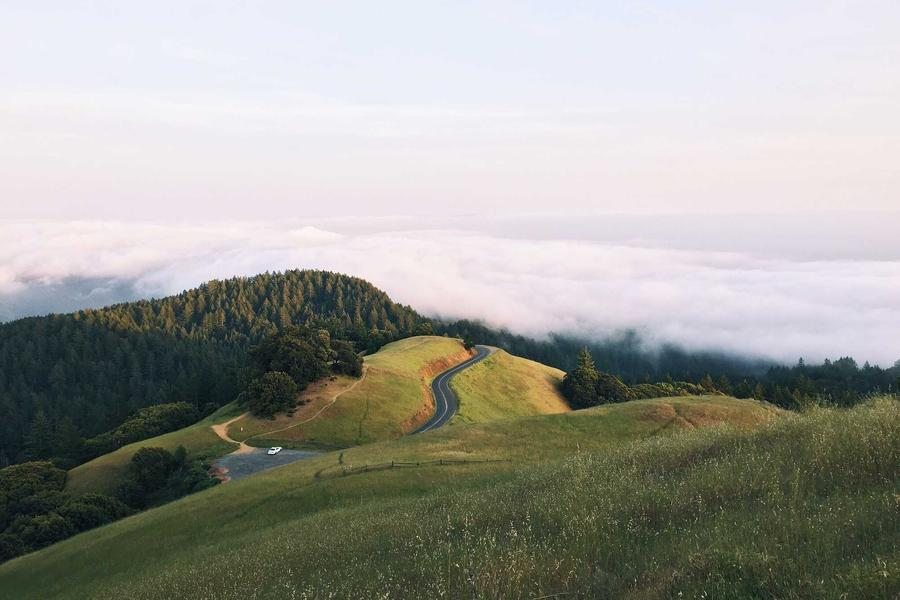
#> input picture images/navjot_a.jpg, 900 x 600 px
$ jupyter execute lab3.ipynb
#> lines starting #> are read from the running program, lines starting #| are printed output that depends on the picture; after the words box and inside, x2 and y2 are one past the last pixel; in counts of white or black regions, pixels touching at a corner belong together
# Practical 3 - Border and Complement

Aim: Add a border to grayscale and binary images and find binary and grayscale complements.

[cell 1]
import cv2
import numpy as np
import matplotlib.pyplot as plt

print("Name: Navjot Singh")
print("Roll No: 2025010071")

img = cv2.imread("images/navjot_a.jpg", cv2.IMREAD_GRAYSCALE)
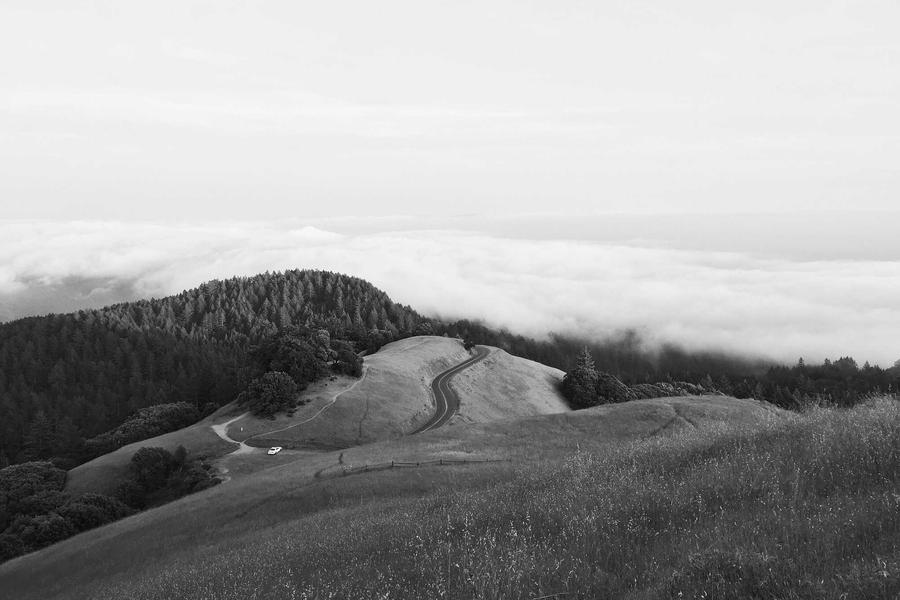
#> img: shape (600, 900); min 0, max 255, mean 157.1

plt.figure(figsize=(8, 5))
plt.imshow(img, cmap="gray")
plt.title("Grayscale Image")
plt.axis("off")
plt.show()

[cell 2]
# gray border
width = 30
color = 200
rows, cols = img.shape
#> rows = 600; cols = 900

padded = np.full((rows + 2 * width, cols + 2 * width), color, dtype=np.uint8)
padded[width:width + rows, width:width + cols] = img
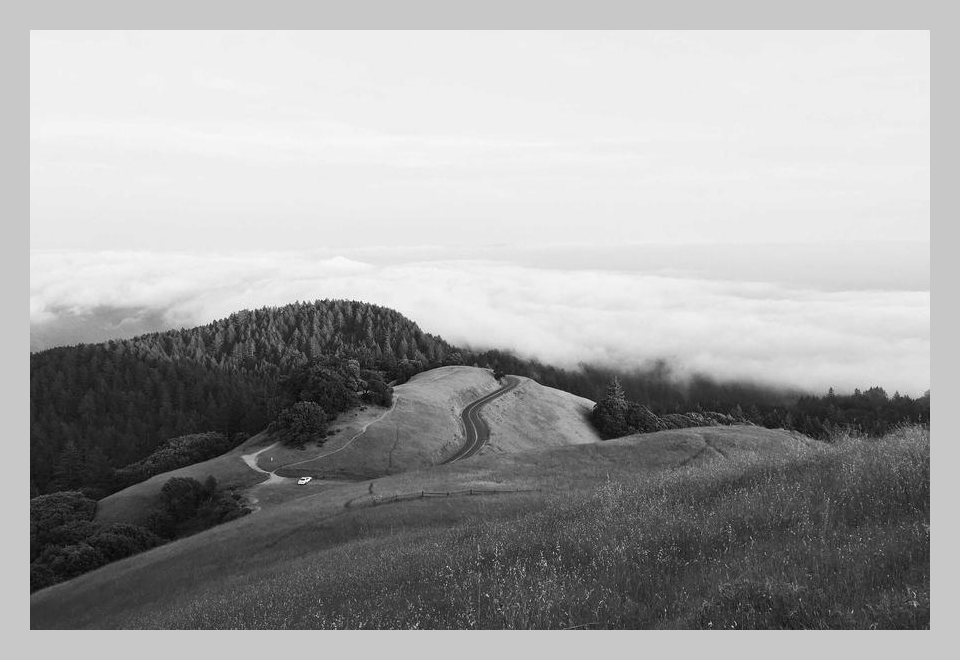
#> padded: shape (660, 960); min 0, max 255, mean 163.4

plt.figure(figsize=(10, 4))
plt.subplot(1, 2, 1)
plt.imshow(img, cmap="gray")
plt.title("Original Image")
plt.axis("off")

plt.subplot(1, 2, 2)
plt.imshow(padded, cmap="gray")
plt.title("Image with Border")
plt.axis("off")

plt.tight_layout()
plt.show()
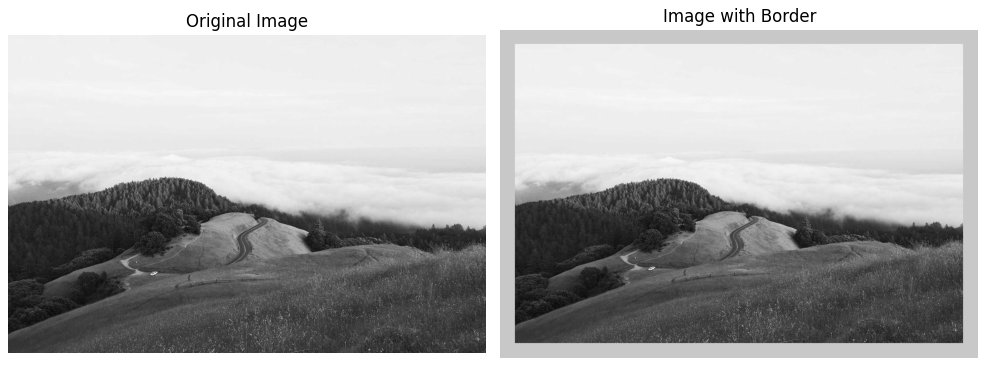
#> figure drawn by matplotlib, 2 panels

[cell 3]
# binary image and its border
_, binary = cv2.threshold(img, 127, 255, cv2.THRESH_BINARY)
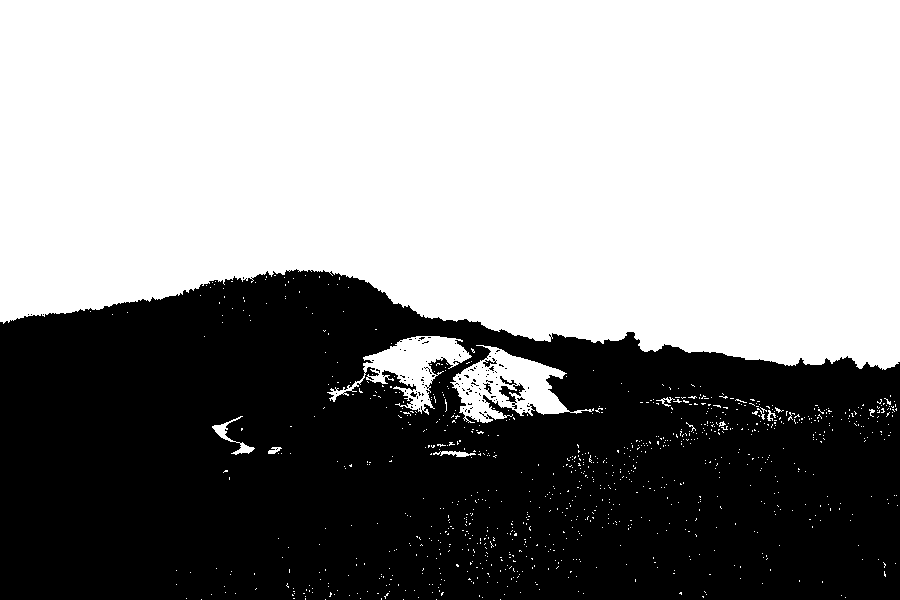
#> binary: shape (600, 900); 55.8% white; 106 black regions (101 under 20 px), largest, box (x1, y1, x2, y2) and area: (0, 269, 900, 600) 238234, (499, 376, 525, 409) 270, (483, 358, 497, 367) 52, (483, 383, 492, 394) 38, (410, 392, 417, 397) 21
binary_width = 20
binary_color = 255
rows, cols = binary.shape

padded_binary = np.full((rows + 2 * binary_width, cols + 2 * binary_width), binary_color, dtype=np.uint8)
padded_binary[binary_width:binary_width + rows, binary_width:binary_width + cols] = binary
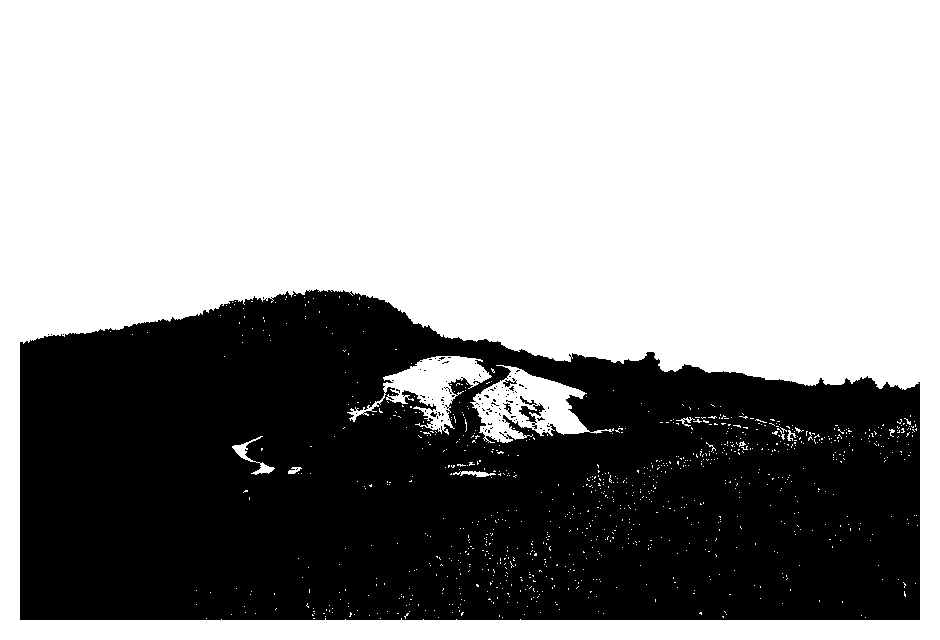
#> padded_binary: shape (640, 940); 60.3% white; 106 black regions (101 under 20 px), largest, box (x1, y1, x2, y2) and area: (20, 289, 920, 620) 238234, (519, 396, 545, 429) 270, (503, 378, 517, 387) 52, (503, 403, 512, 414) 38, (430, 412, 437, 417) 21

plt.figure(figsize=(10, 4))
plt.subplot(1, 2, 1)
plt.imshow(binary, cmap="gray")
plt.title("Binary Image")
plt.axis("off")

plt.subplot(1, 2, 2)
plt.imshow(padded_binary, cmap="gray")
plt.title("Binary Image with Border")
plt.axis("off")

plt.tight_layout()
plt.show()

[cell 4]
# complements of the binary and gray images
binary_01 = (binary > 0).astype(np.uint8)
complement_binary = 1 - binary_01
complement_gray = 255 - img
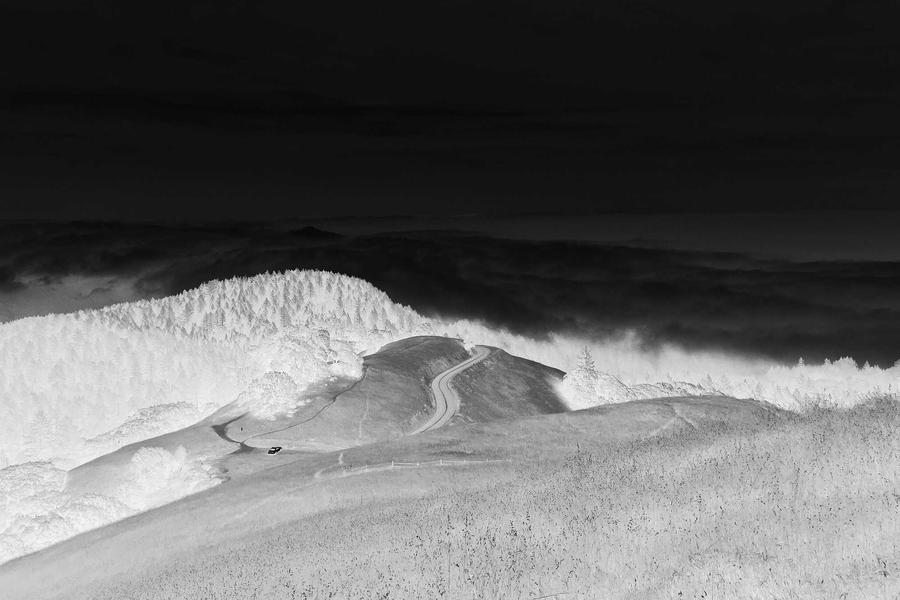
#> complement_gray: shape (600, 900); min 0, max 255, mean 97.9

plt.figure(figsize=(10, 8))
plt.subplot(2, 2, 1)
plt.imshow(binary, cmap="gray")
plt.title("Binary Image")
plt.axis("off")

plt.subplot(2, 2, 2)
plt.imshow(complement_binary * 255, cmap="gray")
plt.title("Binary Complement")
plt.axis("off")

plt.subplot(2, 2, 3)
plt.imshow(img, cmap="gray")
plt.title("Grayscale Image")
plt.axis("off")

plt.subplot(2, 2, 4)
plt.imshow(complement_gray, cmap="gray")
plt.title("Grayscale Complement")
plt.axis("off")

plt.tight_layout()
plt.show()
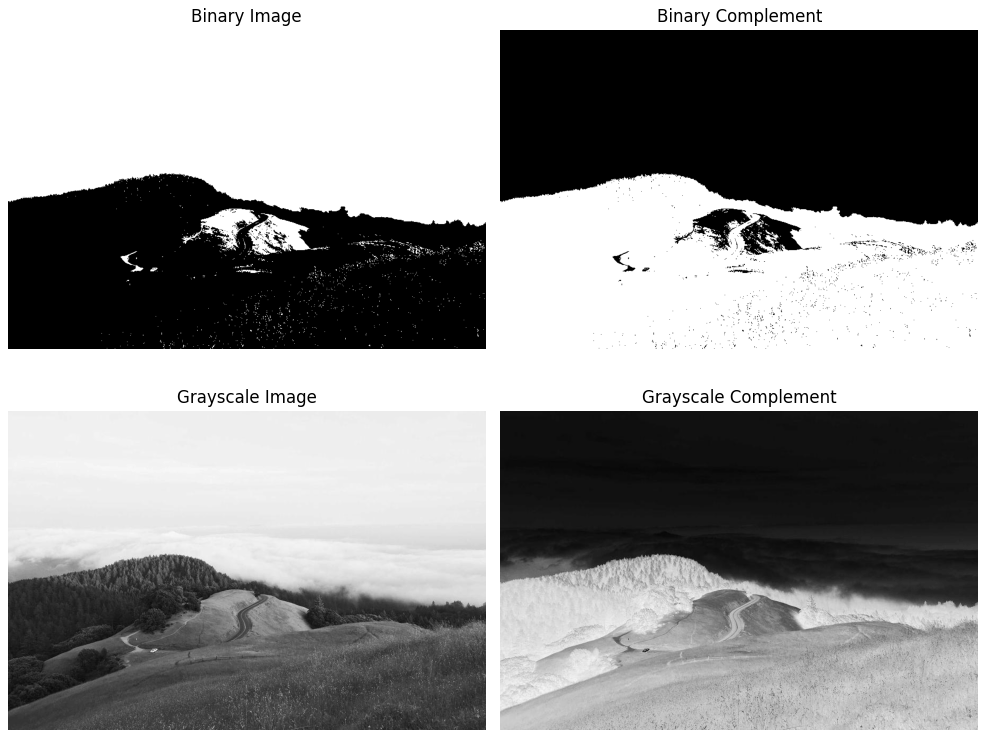
#> figure drawn by matplotlib, 4 panels

$ run again, with images/navjot_d.jpg copied over images/navjot_a.jpg
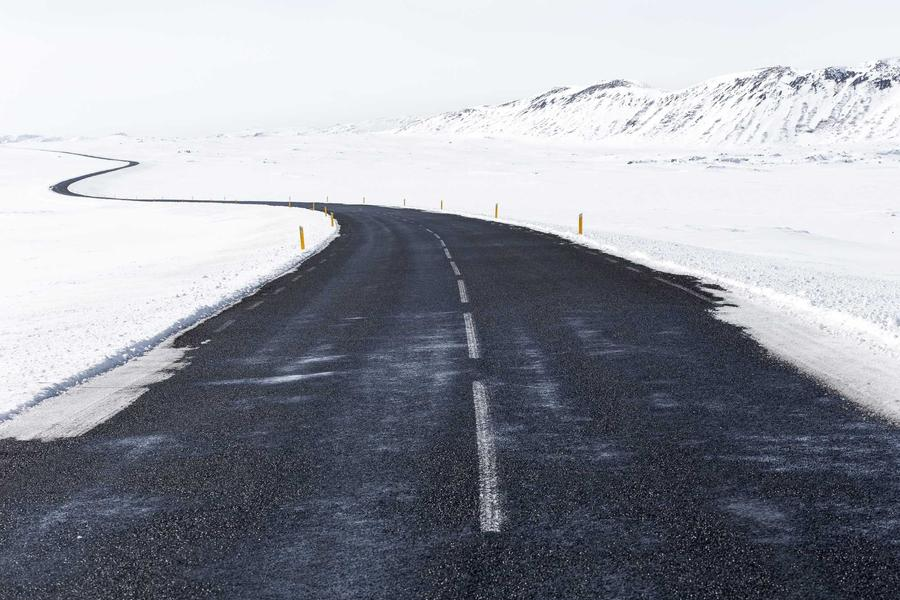
#> input picture images/navjot_d.jpg, 900 x 600 px
#> `_, binary = cv2.threshold(img, 127, 255, cv2.THRESH_BINARY)`:
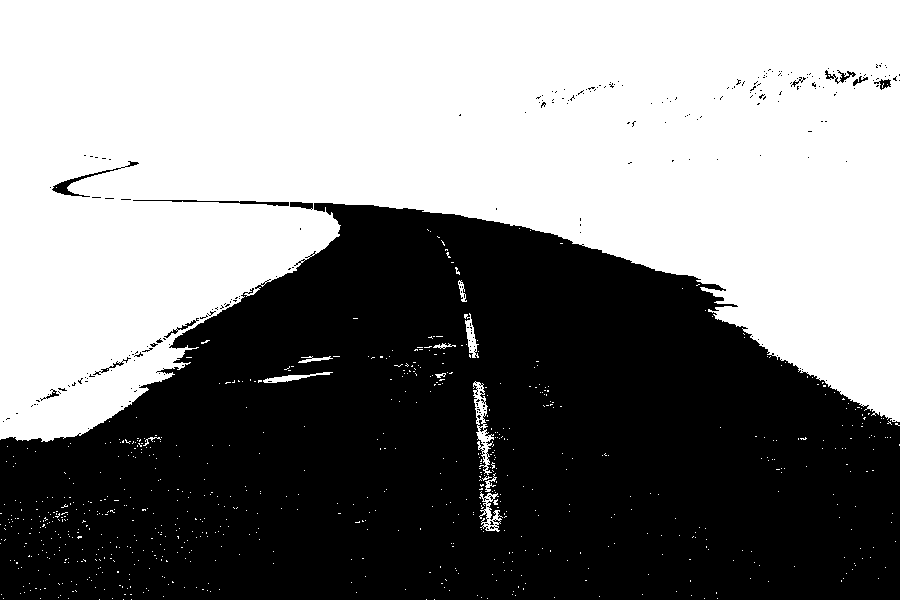
#> binary: shape (600, 900); 51.8% white; 250 black regions (239 under 20 px), largest, box (x1, y1, x2, y2) and area: (0, 203, 900, 600) 258465, (52, 161, 139, 197) 368, (133, 200, 289, 206) 301
#> padded_binary: shape (640, 940); 56.7% white; 250 black regions (239 under 20 px), largest, box (x1, y1, x2, y2) and area: (20, 223, 920, 620) 258465, (72, 181, 159, 217) 368, (153, 220, 309, 226) 301
#> `plt.show()`:
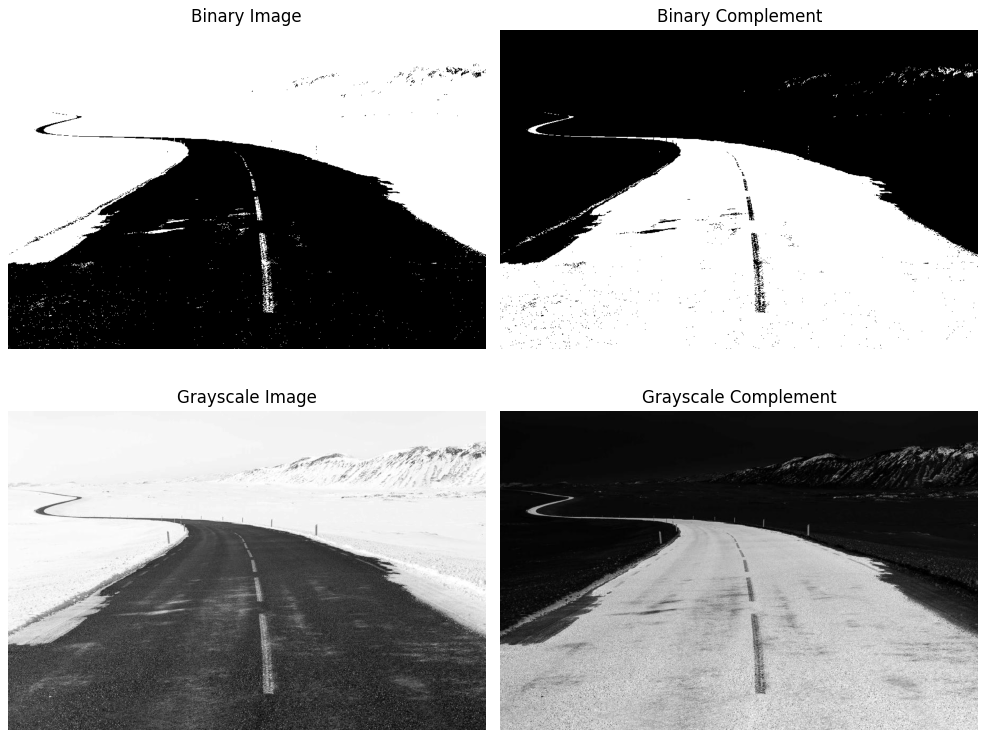
#> figure drawn by matplotlib, 4 panels
